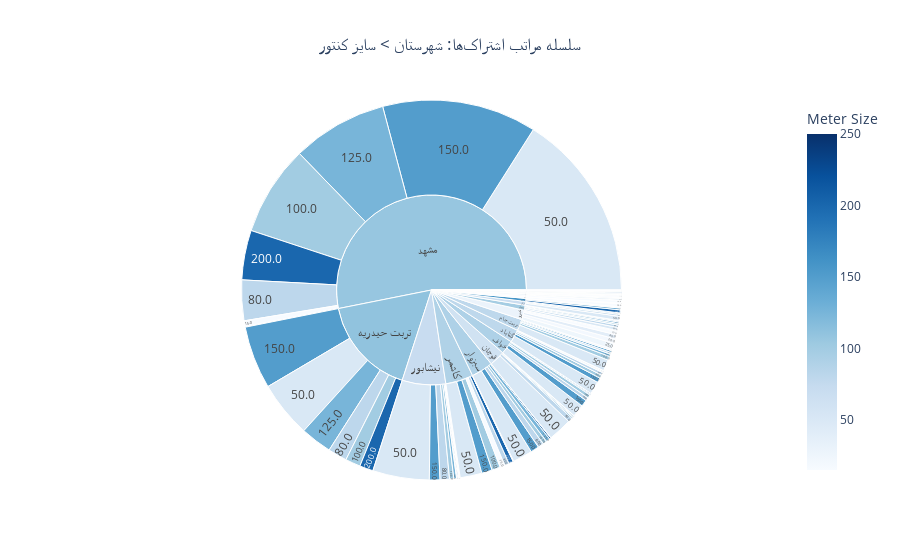
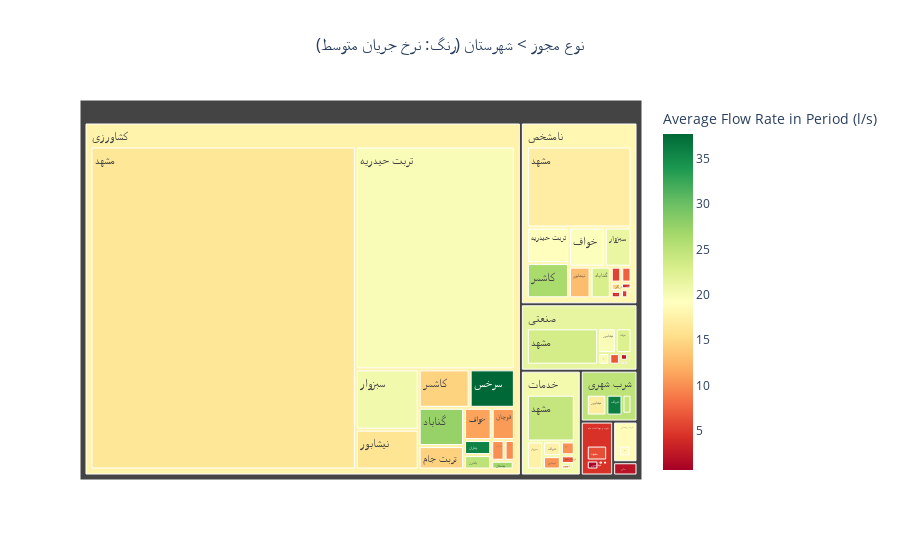

Source (notebook cell) for these figures, in order:
### Code cell
infos_df_sunburst = infos.copy()
infos_df_sunburst['count'] = 1 # برای شمارش اشتراکها
fig8 = plot_sunburst_px(
infos_df_sunburst, path_cols=['County', 'License Type', 'Meter Size'],
values_col='count', color_col='Meter Size', # رنگ بر اساس مقدار عددی سایز کنتور
title="سلسله مراتب اشتراکها: شهرستان > نوع مجوز > سایز کنتور",
color_continuous_scale=px.colors.sequential.Blues # یک مقیاس رنگ برای color_col عددی
)
fig8.show()

print("نمایش نمودار تریمپ: مجموع مصرف (نوع مجوز > شهرستان)...")
fig9 = plot_treemap_px(
infos_df[infos_df['Consumption in Period (m³)'] > 0], # فقط مقادیر مثبت برای values
path_cols=['License Type', 'County'],
values_col='Consumption in Period (m³)',
color_col='Average Flow Rate in Period (l/s)', # رنگ بر اساس نرخ جریان
title=": نوع مجوز > شهرستان (رنگ: نرخ جریان متوسط)",
color_continuous_scale='RdYlGn'
)
fig9.show()

# # 10. نمودار پراکندگی سهبعدی
# print("نمایش نمودار پراکندگی سهبعدی: مصرف، ساعات کار، نرخ جریان...")
# fig10 = plot_scatter_3d_px(
# infos_df.sample(n=500, random_state=42), # نمونه کوچک برای سرعت
# x_col='Operating Hours in Period (h)',
# y_col='Average Flow Rate in Period (l/s)',
# z_col='Consumption in Period (m³)',
# color_col='License Type',
# size_col='Meter Size',
# title="مصرف، ساعات کار، نرخ جریان (رنگ: نوع مجوز، اندازه: سایز کنتور)"
# )
# fig10.update_traces(marker=dict(sizeref=0.05, sizemode='diameter')) # تنظیم بهتر اندازه
# fig10.show()

### Figure 1 — Plotly figure (JSON) as saved in the notebook; plotly's stock layout.template omitted (floating-point values rounded to 4 significant figures; data arrays with more than 128 entries replaced by an {"elided": "..."} marker saying what was removed)
{"data": [{"branchvalues": "total", "customdata": {"elided": "132x1 float values"}, "domain": {"x": [0, 1], "y": [0, 1]}, "hovertemplate": "labels=%{label}<br>count=%{value}<br>parent=%{parent}<br>id=%{id}<br>Meter Size=%{color}<extra></extra>", "ids": {"elided": "132 str values"}, "labels": {"elided": "132 str values"}, "marker": {"coloraxis": "coloraxis", "colors": {"elided": "132 float values"}}, "maxdepth": -1, "name": "", "parents": {"elided": "132 str values"}, "type": "sunburst", "values": {"elided": "132 int values"}}], "layout": {"coloraxis": {"colorbar": {"title": {"text": "Meter Size"}}, "colorscale": [[0, "rgb(247,251,255)"], [0.125, "rgb(222,235,247)"], [0.25, "rgb(198,219,239)"], [0.375, "rgb(158,202,225)"], [0.5, "rgb(107,174,214)"], [0.625, "rgb(66,146,198)"], [0.75, "rgb(33,113,181)"], [0.875, "rgb(8,81,156)"], [1, "rgb(8,48,107)"]]}, "legend": {"tracegroupgap": 0}, "title": {"text": "سلسله مراتب اشتراکها: شهرستان > سایز کنتور", "x": 0.5}}}

### Figure 2 — Plotly figure (JSON) as saved in the notebook; plotly's stock layout.template omitted (floating-point values rounded to 4 significant figures)
{"data": [{"branchvalues": "total", "customdata": [[4.931], [1.522], [25.06], [26.86], [5.675], [1.127], [7.176], [4.854], [10.12], [7.09], [0.9317], [3.513], [3.912], [14.37], [10.28], [18.91], [0.6943], [4.933], [2.229], [19.07], [19.86], [5.482], [17.52], [36.06], [1.965], [22.55], [19.53], [11.22], [2.418], [14.29], [9.876], [17.51], [1.149], [19.94], [21.25], [20.54], [5.047], [36.71], [37.74], [5.675], [5.675], [3.085], [7.403], [7.485], [2.957], [1.939], [3.756], [10.73], [24.41], [6.156], [2.054], [6.261], [23.23], [17.12], [16.37], [10.45], [1.298], [16.95], [1.009], [19.8], [12.95], [16.1], [1.416], [35.69], [5.675], [11.23], [18.73], [24.5], [2.111], [6.68], [26.34], [14.56], [5.675], [0.7994], [1.179], [1.18], [1.794], [22.96], [27.56], [20.42], [2.182], [18.74], [24.95], [4.544], [21.43], [18.3], [17.76]], "domain": {"x": [0, 1], "y": [0, 1]}, "hovertemplate": "labels=%{label}<br>Consumption in Period (m³)=%{value}<br>parent=%{parent}<br>id=%{id}<br>Average Flow Rate in Period (l/s)=%{color}<extra></extra>", "ids": ["نامشخص/احمدآبادصولت", "صنعتی/باخرز", "کشاورزی/باخرز", "کشاورزی/بجستان", "نامشخص/بردسکن", "شرب و بهداشت دام/تایباد", "صنعتی/تایباد", "نامشخص/تایباد", "کشاورزی/تایباد", "خدمات/تربت جام", "شرب و بهداشت دام/تربت جام", "صنعتی/تربت جام", "نامشخص/تربت جام", "کشاورزی/تربت جام", "خدمات/تربت حیدریه", "شرب روستایی/تربت حیدریه", "شرب شهری/تربت حیدریه", "شرب و بهداشت دام/تربت حیدریه", "صنعتی/تربت حیدریه", "نامشخص/تربت حیدریه", "کشاورزی/تربت حیدریه", "نامشخص/خرو", "خدمات/خواف", "شرب شهری/خواف", "شرب و بهداشت دام/خواف", "صنعتی/خواف", "نامشخص/خواف", "کشاورزی/خواف", "شرب و بهداشت دام/درگز", "نامشخص/درگز", "کشاورزی/درگز", "خدمات/سبزوار", "شرب و بهداشت دام/سبزوار", "صنعتی/سبزوار", "نامشخص/سبزوار", "کشاورزی/سبزوار", "صنعتی/سرخس", "نامشخص/سرخس", "کشاورزی/سرخس", "نامشخص/صالح آباد", "نامشخص/طرقبه", "نامشخص/فریمان", "نامشخص/فیروزه", "خدمات/قوچان", "شرب و بهداشت دام/قوچان", "صنعتی/قوچان", "نامشخص/قوچان", "کشاورزی/قوچان", "خدمات/مشهد", "سایر/مشهد", "شرب شهری/مشهد", "شرب و بهداشت دام/مشهد", "صنعتی/مشهد", "نامشخص/مشهد", "کشاورزی/مشهد", "خدمات/نیشابور", "سایر/نیشابور", "شرب شهری/نیشابور", "شرب و بهداشت دام/نیشابور", "صنعتی/نیشابور", "نامشخص/نیشابور", "کشاورزی/نیشابور", "نامشخص/چناران", "کشاورزی/چناران", "نامشخص/کاخک", "خدمات/کاشمر", "شرب روستایی/کاشمر", "شرب شهری/کاشمر", "شرب و بهداشت دام/کاشمر", "صنعتی/کاشمر", "نامشخص/کاشمر", "کشاورزی/کاشمر", "نامشخص/کلات", "کشاورزی/کلات", "خدمات/گناباد", "شرب و بهداشت دام/گناباد", "صنعتی/گناباد", "نامشخص/گناباد", "کشاورزی/گناباد", "خدمات", "سایر", "شرب روستایی", "شرب شهری", "شرب و بهداشت دام", "صنعتی", "نامشخص", "کشاورزی"], "labels": ["احمدآبادصولت", "باخرز", "باخرز", "بجستان", "بردسکن", "تایباد", "تایباد", "تایباد", "تایباد", "تربت جام", "تربت جام", "تربت جام", "تربت جام", "تربت جام", "تربت حیدریه", "تربت حیدریه", "تربت حیدریه", "تربت حیدریه", "تربت حیدریه", "تربت حیدریه", "تربت حیدریه", "خرو", "خواف", "خواف", "خواف", "خواف", "خواف", "خواف", "درگز", "درگز", "درگز", "سبزوار", "سبزوار", "سبزوار", "سبزوار", "سبزوار", "سرخس", "سرخس", "سرخس", "صالح آباد", "طرقبه", "فریمان", "فیروزه", "قوچان", "قوچان", "قوچان", "قوچان", "قوچان", "مشهد", "مشهد", "مشهد", "مشهد", "مشهد", "مشهد", "مشهد", "نیشابور", "نیشابور", "نیشابور", "نیشابور", "نیشابور", "نیشابور", "نیشابور", "چناران", "چناران", "کاخک", "کاشمر", "کاشمر", "کاشمر", "کاشمر", "کاشمر", "کاشمر", "کاشمر", "کلات", "کلات", "گناباد", "گناباد", "گناباد", "گناباد", "گناباد", "خدمات", "سایر", "شرب روستایی", "شرب شهری", "شرب و بهداشت دام", "صنعتی", "نامشخص", "کشاورزی"], "marker": {"coloraxis": "coloraxis", "colors": [4.931, 1.522, 25.06, 26.86, 5.675, 1.127, 7.176, 4.854, 10.12, 7.09, 0.9317, 3.513, 3.912, 14.37, 10.28, 18.91, 0.6943, 4.933, 2.229, 19.07, 19.86, 5.482, 17.52, 36.06, 1.965, 22.55, 19.53, 11.22, 2.418, 14.29, 9.876, 17.51, 1.149, 19.94, 21.25, 20.54, 5.047, 36.71, 37.74, 5.675, 5.675, 3.085, 7.403, 7.485, 2.957, 1.939, 3.756, 10.73, 24.41, 6.156, 2.054, 6.261, 23.23, 17.12, 16.37, 10.45, 1.298, 16.95, 1.009, 19.8, 12.95, 16.1, 1.416, 35.69, 5.675, 11.23, 18.73, 24.5, 2.111, 6.68, 26.34, 14.56, 5.675, 0.7994, 1.179, 1.18, 1.794, 22.96, 27.56, 20.42, 2.182, 18.74, 24.95, 4.544, 21.43, 18.3, 17.76]}, "name": "", "parents": ["نامشخص", "صنعتی", "کشاورزی", "کشاورزی", "نامشخص", "شرب و بهداشت دام", "صنعتی", "نامشخص", "کشاورزی", "خدمات", "شرب و بهداشت دام", "صنعتی", "نامشخص", "کشاورزی", "خدمات", "شرب روستایی", "شرب شهری", "شرب و بهداشت دام", "صنعتی", "نامشخص", "کشاورزی", "نامشخص", "خدمات", "شرب شهری", "شرب و بهداشت دام", "صنعتی", "نامشخص", "کشاورزی", "شرب و بهداشت دام", "نامشخص", "کشاورزی", "خدمات", "شرب و بهداشت دام", "صنعتی", "نامشخص", "کشاورزی", "صنعتی", "نامشخص", "کشاورزی", "نامشخص", "نامشخص", "نامشخص", "نامشخص", "خدمات", "شرب و بهداشت دام", "صنعتی", "نامشخص", "کشاورزی", "خدمات", "سایر", "شرب شهری", "شرب و بهداشت دام", "صنعتی", "نامشخص", "کشاورزی", "خدمات", "سایر", "شرب شهری", "شرب و بهداشت دام", "صنعتی", "نامشخص", "کشاورزی", "نامشخص", "کشاورزی", "نامشخص", "خدمات", "شرب روستایی", "شرب شهری", "شرب و بهداشت دام", "صنعتی", "نامشخص", "کشاورزی", "نامشخص", "کشاورزی", "خدمات", "شرب و بهداشت دام", "صنعتی", "نامشخص", "کشاورزی", "", "", "", "", "", "", "", ""], "type": "treemap", "values": [5379.0, 1266.0, 1099000.0, 552599, 682.0, 2389.0, 165200.0, 220000.0, 773200.0, 534800.0, 49330.0, 52180.0, 253800.0, 2983000.0, 842200.0, 202900.0, 142.4, 151000.0, 314900.0, 4987000.0, 99350000.0, 556700.0, 1142000.0, 2595000.0, 96650.0, 1979000.0, 4672000.0, 2499000.0, 19770.0, 280500.0, 596800.0, 1984000.0, 92750.0, 653400.0, 3475000.0, 10630000.0, 56170.0, 52740.0, 4878000.0, 229.6, 161.8, 8720.0, 542800.0, 29050.0, 102000.0, 59060.0, 235900.0, 2094000.0, 9798000.0, 146500.0, 129900.0, 2723000.0, 13160000.0, 28260000.0, 240500000.0, 1042000.0, 659200.0, 3159000.0, 935500.0, 2224000.0, 2276000.0, 7003000.0, 86.16, 1146000.0, 25470.0, 224400.0, 2268000.0, 1322000.0, 173300.0, 624600.0, 4948000.0, 5496000.0, 1062.0, 29040.0, 75890.0, 14250.0, 30850.0, 2131000.0, 4869000.0, 15670000.0, 805700.0, 2471000.0, 7206000.0, 4359000.0, 19320000.0, 52930000.0, 384500000.0]}], "layout": {"coloraxis": {"colorbar": {"title": {"text": "Average Flow Rate in Period (l/s)"}}, "colorscale": [[0, "rgb(165,0,38)"], [0.1, "rgb(215,48,39)"], [0.2, "rgb(244,109,67)"], [0.3, "rgb(253,174,97)"], [0.4, "rgb(254,224,139)"], [0.5, "rgb(255,255,191)"], [0.6, "rgb(217,239,139)"], [0.7, "rgb(166,217,106)"], [0.8, "rgb(102,189,99)"], [0.9, "rgb(26,152,80)"], [1, "rgb(0,104,55)"]]}, "legend": {"tracegroupgap": 0}, "title": {"text": "نوع مجوز > شهرستان (رنگ: نرخ جریان متوسط)", "x": 0.5}}}
